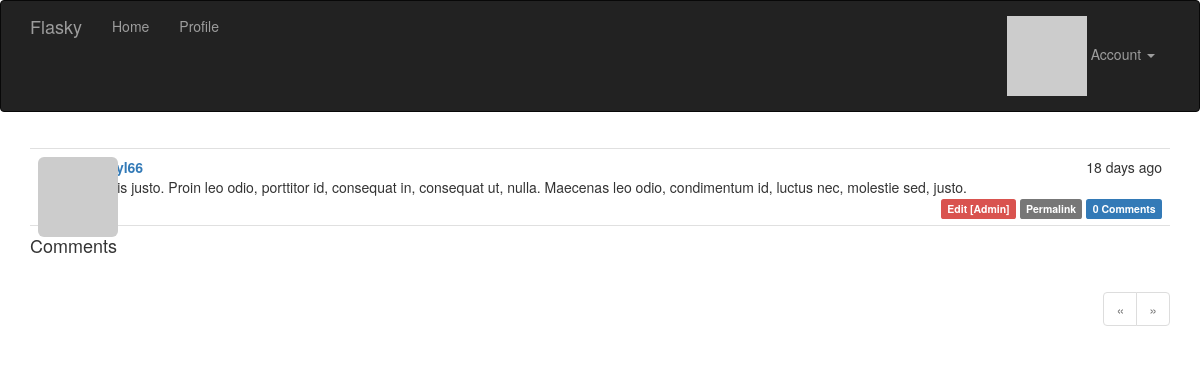
Page /post/1 (signed in) on the committed database.
### app/models.py (models this page shows, shortened)
class Post(db.Model):
    __tablename__ = 'posts'
    id = db.Column(db.Integer, primary_key=True)
    body = db.Column(db.Text)
    timestamp = db.Column(db.DateTime, index=True, default=datetime.utcnow)
    author_id = db.Column(db.Integer, db.ForeignKey('users.id'))
    body_html = db.Column(db.Text)
    comments = db.relationship('Comment', backref='post', lazy='dynamic')

### app/main/views.py (the view)
@main.route('/post/<int:id>', methods=['GET', 'POST'])
def post(id):
    post = Post.query.get_or_404(id)
    form = CommentForm()
    if form.validate_on_submit():
        comment = Comment(body=form.body.data, post=post, author=current_user._get_current_object())
        db.session.add(comment)
        flash('Your comment has been published.')
        return redirect(url_for('.post', id=post.id, page=-1))
    page = request.args.get('page', 1, type=int)
    if page == -1:
        page = (post.comments.count() - 1) // current_app.config['FLASKY_COMMENTS_PER_PAGE'] + 1
    pagination = post.comments.order_by(Comment.timestamp.asc()).paginate(page, per_page=current_app.config['FLASKY_COMMENTS_PER_PAGE'],error_out=False)
    comments = pagination.items
    return render_template('post.html', posts=[post], form=form, comments=comments, pagination=pagination)

### app/auth/views.py (called while the page is built)
@auth.before_app_request
def before_request():
    if current_user.is_authenticated:
        current_user.ping()
        if not current_user.confirmed and request.endpoint and request.endpoint[:5] != 'auth.' and request.endpoint != 'static':
            return redirect(url_for('auth.unconfirmed'))

### app/main/__init__.py (called while the page is built)
@main.app_context_processor
def inject_permissions():
    return dict(Permission=Permission)

### app/models.py (called while the page is built)
@login_manager.user_loader
def load_user(user_id):
    return User.query.get(int(user_id))

    def gravatar(self, size=100, default='identicon', rating='g'):
        if request.is_secure:
            url = 'https://secure.gravatar.com/avatar'
        else:
            url = 'http://www.gravatar.com/avatar'
        try:
            hash = self.avatar_hash or hashlib.md5(self.email.encode('utf-8')).hexdigest()
        except:
            hash = self.avatar_hash
        return '{url}/{hash}?s={size}&d={default}&r={rating}'.format(url=url, hash=hash, size=size, default=default, rating=rating)

    def ping(self):
        self.last_seen = datetime.utcnow()
        db.session.add(self)

    def can(self, permissions):
        return self.role is not None and (self.role.permissions & permissions) == permissions

    def is_administrator(self):
        return self.can(Permission.ADMINISTER)

### app/templates/post.html (shortened to what this page needs)
{% extends "base.html" %}
{% import "_macros.html" as macros %}
{% block page_content %}
{% include '_posts.html' %}
<h4 id="comments">Comments</h4>
{% if pagination %}
<div class="pagination">
	{{ macros.pagination_widget(pagination, '.post', fragment='#comments', id=posts[0].id) }}
</div>
{% endif %}
{% endblock %}

### app/templates/_posts.html
<ul class="posts">
	{% for post in posts %}
	<li class="post">
		<div class="post-thumbnail">
			<a href="{{ url_for('.user', username=post.author.username) }}">
				<img class="img-rounded profile-thumbnail" src="{{ post.author.gravatar(size=40) }}">
			</a>
		</div>
		<div class="post-content">
			<div class="post-date">{{ moment(post.timestamp).fromNow() }}</div>
			<div class="post-author"><a href="{{ url_for('.user', username=post.author.username) }}">{{ post.author.username }}</a></div>
			<div class="post-body">
				{% if post.body_html %}
					{{ post.body_html | safe }}
				{% else %}
					{{ post.body }}
				{% endif %}
			</div>
			<div class="post-footer">
				{% if current_user == post.author %}
				<a href="{{ url_for('.edit', id=post.id) }}">
					<span class="label label-primary">Edit</span>
				</a>
				{% elif current_user.is_administrator() %}
				<a href="{{ url_for('.edit', id=post.id) }}">
					<span class="label label-danger">Edit [Admin]</span>
				</a>
				{% endif %}
				<a href="{{ url_for('.post', id=post.id) }}">
					<span class="label label-default">Permalink</span>
				</a>
				<a href="{{ url_for('.post', id=post.id) }}#comments">
					<span class="label label-primary">{{ post.comments.count() }} Comments</span>
				</a>
			</div>
		</div>
	</li>
	{% endfor %}
</ul>

### app/static/styles.css (style rules this page uses)
.profile-thumbnail { position: absolute; }
ul.posts { list-style-type: none; padding: 0px; margin: 16px 0px 0px 0px; border-top: 1px solid #e0e0e0; }
ul.posts li.post { padding: 8px; border-bottom: 1px solid #e0e0e0; }
div.post-date { float: right; }
div.post-author { font-weight: bold; }
div.post-thumbnail { position: absolute; }
div.post-content { margin-left: 48px; min-height: 48px; }
div.pagination { width: 100%; text-align: right; padding: 0px; margin: 0px; }
div.post-footer { text-align: right; }

### rows in the picture
Post: timestamp "18 days ago", body "In quis justo. Proin leo odio, porttitor id, consequat in, consequat ut, nulla. Maecenas leo odio, condimentum id, luctus nec, molestie sed, justo.", comments.count "0"
